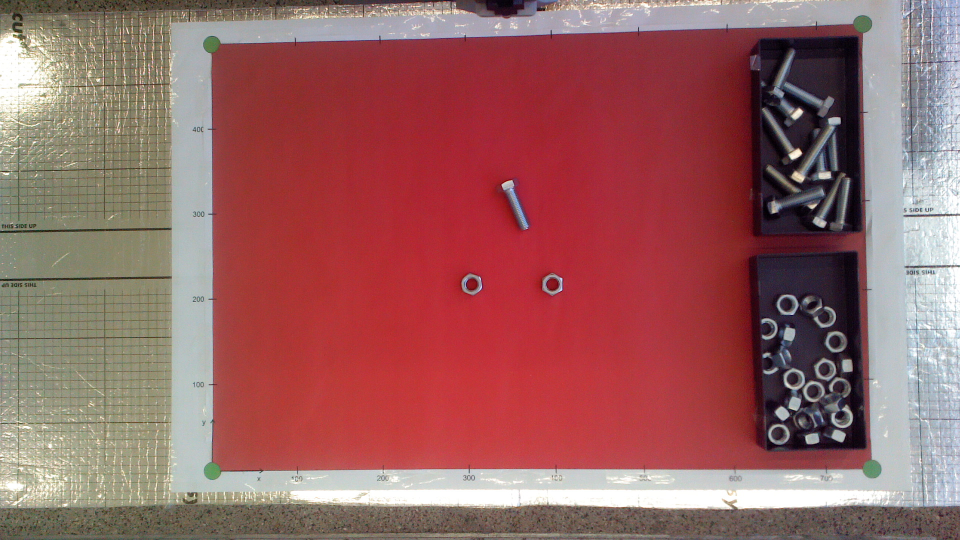
#> input picture Kamerabilder/Testbild_3.png, 1920 x 1080 px (shown at 1/2 size); its folder holds only this picture in this run
$ python -i Bildverarbeitung.py   (imports and definitions only)
#> lines starting #> are read from the running program, lines starting #| are printed output that depends on the picture; after the words box and inside, x2 and y2 are one past the last pixel; in counts of white or black regions, pixels touching at a corner belong together
### trackbar.py
from __future__ import print_function
import cv2 as cv
import argparse
import numpy as np
import shelve
from os.path import exists

max_value = 255
max_value_H = 360//2
window_capture_name = 'Video Capture'
window_detection_name = 'Object Detection'
low_H_name = 'Low H'
low_S_name = 'Low S'
low_V_name = 'Low V'
high_H_name = 'High H'
high_S_name = 'High S'
high_V_name = 'High V'

# Grep from Storage
if exists("mask_storage"):
    storage = shelve.open("mask_storage")
    low_H = storage['low_H']
    low_S = storage['low_S']
    low_V = storage['low_V']
    high_H = storage['high_H']
    high_S = storage['high_S']
    high_V = storage['high_V']
    storage.close()
else:
    low_H = 0
    low_S = 0
    low_V = 10
    high_H = 175
    high_S = 100
    high_V = 255

if exists("mask_storage_homo"):
    storage_homo = shelve.open("mask_storage_homo")
    low_H_homo = storage_homo['low_H_homo']
    low_S_homo = storage_homo['low_S_homo']
    low_V_homo = storage_homo['low_V_homo']
    high_H_homo = storage_homo['high_H_homo']
    high_S_homo = storage_homo['high_S_homo']
    high_V_homo = storage_homo['high_V_homo']
    storage_homo.close()
else:
    low_H_homo = 40
    low_S_homo = 60
    low_V_homo = 60
    high_H_homo = 86
    high_S_homo = 230
    high_V_homo = 230

# [128 lines left out: functions on_low_H_thresh_trackbar, on_high_H_thresh_trackbar, on_low_S_thresh_trackbar, on_high_S_thresh_trackbar, on_low_V_thresh_trackbar, on_high_V_thresh_trackbar and 7 more, not called in this run]

def live_seperation(img : list):
    cv.namedWindow(window_capture_name)
    cv.namedWindow(window_detection_name)
    cv.createTrackbar(low_H_name, window_detection_name , low_H, max_value_H, on_low_H_thresh_trackbar)
    cv.createTrackbar(high_H_name, window_detection_name , high_H, max_value_H, on_high_H_thresh_trackbar)
    cv.createTrackbar(low_S_name, window_detection_name , low_S, max_value, on_low_S_thresh_trackbar)
    cv.createTrackbar(high_S_name, window_detection_name , high_S, max_value, on_high_S_thresh_trackbar)
    cv.createTrackbar(low_V_name, window_detection_name , low_V, max_value, on_low_V_thresh_trackbar)
    cv.createTrackbar(high_V_name, window_detection_name , high_V, max_value, on_high_V_thresh_trackbar)

    while True:
        if img is None:
            break
        frame_HSV = cv.cvtColor(img, cv.COLOR_BGR2HSV)
        frame_threshold = cv.inRange(frame_HSV, (low_H, low_S, low_V), (high_H, high_S, high_V))

        cv.imshow(window_capture_name, img)
        cv.imshow(window_detection_name, frame_threshold)

        key = cv.waitKey(30)
        if key == ord('q') or key == 27:
            break

    cv.destroyAllWindows()
    storage = shelve.open("mask_storage")
    storage['low_H'] = low_H
    storage['low_S'] = low_S
    storage['low_V'] = low_V
    storage['high_H'] = high_H
    storage['high_S'] = high_S
    storage['high_V'] = high_V
    storage.close()

    lower = np.array([low_H, low_S, low_V])
    higher = np.array([high_H, high_S, high_V])

    return lower, higher

### Bildverarbeitung.py
import matplotlib as plt
import numpy as np
from math import pi
from email.headerregistry import AddressHeader
from trackbar import live_seperation, live_seperation_homo

# Open CV
import cv2
from math import atan2, cos, sin, sqrt, pi

TARGET_HOMOGRAPHY_POINTS = 0
TARGET_OBJECTS = 1
TARGET_OBJECTS_HSV = 2
IMAGE_WIDTH = 750
IMAGE_HIGHT = 500
live = True
live_homography = True


def calc_angle(contour):
    """ calc angle through given moment
        Params
        --------
         contour: contour of the object

        Returns
        --------
         angle: angle of the object

    """
    rect = cv2.minAreaRect(contour)
    (x,y),(w,h),angle = rect
    box = cv2.boxPoints(rect)
    box = np.int0(box)

    used_edge = max(w,h)
    x_p = box[0,0] - box[1,0]
    y_p = box[0,1] - box[1,1]
    lenght_p = (x_p**2+y_p**2)**0.5
    if used_edge > lenght_p+2:
        angle = (angle+90)-180

    return -angle

# [18 lines left out: function plot_contour, not called in this run]

def calc_aoi(a,b,c,d):
    """ calculates area of intersection
        Params
        --------
         a,b: corners of the first rectangle
         c,d: corners of the second rectangle
        Returns
        --------
         aoi: area of intersection
    """
    x, y = 0, 1
    width = min(b[x], d[x]) - max(a[x],c[x])
    height = min(b[y],d[y]) - max(a[y],c[y])

    if min(width, height) > 0:
        return width * height
    else:
        return 0


def find_objects(contours,img):
    """ finds object in given contour and detects
        if the obj is standing of lying
        Params
        --------
         contours: contours found in the img
         img: just for debugging
        Returns
        --------
         obj: found objects
         orientation: standing or lying
         contour_buffer: contour corresponding to the obj
    """
    obj = []
    orientation = []
    contour_buffer = []
    boundRect = [None]*len(contours)
    area_min = 100
    valid_area = (621,500)

    # condition lying
    area_lying = (700,4000)
    area_overlapping_threshold = 0.9

    # compare min area to be valid contour
    for i in range(0, len(contours)):
        area = cv2.contourArea(contours[i])
        x,y,w,h = cv2.boundingRect(contours[i])
        if area > area_min and 0< x < valid_area[0] and 0< y < valid_area[1]:
            contour_buffer.append(contours[i])

    contour = contour_buffer
    contour_buffer = []

    # check standing or lying
    for i in range(0,len(contour)):
        (x_min,y_min),(w_min,h_min),angle = cv2.minAreaRect(contour[i])
        x,y,w,h = cv2.boundingRect(contour[i])
        boundRect = cv2.boundingRect(contour[i])
        x2,y2,w2,h2 = cv2.boundingRect(contour[i-1])
        area = h * w
        a = [x,y]
        b = [x+w,y+h]
        c = [x2,y2]
        d = [x2+w2,y2+h2]
        aoi = calc_aoi(a,b,c,d)
        if area_lying[0] < area < area_lying[1] and not 0.4 < w_min/h_min < 2:
            obj.append(np.array([x+int(w/2),y+int(h/2),w,h]))
            orientation.append(2)
            contour_buffer.append(contour[i])
        elif aoi / area > area_overlapping_threshold:

            if w*h <= w2*h2:
                obj.append(np.array([x+int(w/2),y+int(h/2),w,h]))
                contour_buffer.append(contour[i])
                orientation.pop(-1)
                obj.pop(-1)
                contour_buffer.pop(-1)
            else:
                pass
            # TODO: Scenario abdecken, wenn inner Mutterfläche
            # vor äußeren auftritt (scheint nie vorzukommen)

            orientation.append(2)
        else:
            obj.append(np.array([x+int(w/2),y+int(h/2),w,h]))
            contour_buffer.append(contour[i])
            orientation.append(1)

    # calculate angle
    angle = [None]*len(contour_buffer)
    for i in range(len(contour_buffer)):
        angle[i] = calc_angle(contour_buffer[i])
    angle = np.asarray(angle)

    return obj, orientation, contour_buffer, angle


def crop_image(img, obj_array : list):
    """ Cut the given img around the given objectsize and the center of mass with some overhang
        Params
        --------
         img: picture as BGR
         obj: array with the object size [x,y,w,h]

        Returns
        --------
        image: the cut img with some overhang d

    """
    image_array = []
    for obj in obj_array:
        d = 5                        # image overhang
        x = int(obj[0])-int(obj[2]/2)
        y = int(obj[1])-int(obj[3]/2)
        w = int(obj[2])
        h = int(obj[3])

        image = img[(y-d):(y+h+d), (x-d):(x+w+d)]
        image_array.append(image)
    return image_array

def create_mask(img, target):
    """ creats a opencv mask of a img depending on the given target
        Params
        --------
         img: picture as BGR
         target: defined target for mask

        Returns
        --------
         mask

    """
    if target == TARGET_HOMOGRAPHY_POINTS:
        if live_homography:
            lower, upper = live_seperation_homo(img)
        else:
            lower = np.array([40,60,60])
            upper = np.array([86,230,230])

        hsv = cv2.cvtColor(img, cv2.COLOR_BGR2HSV)
        return cv2.inRange(hsv, lower, upper)

    elif target == TARGET_OBJECTS:
        kernel_erode = np.ones((2,2),np.uint8)

        # pick space in rbg color space
        lower = np.array([0,85,95])
        upper = np.array([255,255,255])
        rgb = cv2.cvtColor(img.copy(), cv2.COLOR_BGR2RGB)
        mask_obj = cv2.inRange(rgb, lower, upper)
        # erosion
        mask_obj = cv2.erode(mask_obj,kernel_erode,iterations=1)

    elif target == TARGET_OBJECTS_HSV:
        if live:
            lower, upper = live_seperation(img)
        else:
            lower = np.array([0,0,10])
            upper = np.array([175,100,255])

        # HSV-Second-Iteration
        hsv = cv2.cvtColor(img.copy(), cv2.COLOR_BGR2HSV)
        mask_obj = cv2.inRange(hsv,lower,upper)

    # remove borders overlapping
    mask = np.zeros(mask_obj.shape,np.uint8)
    mask[7:-7,7:-125] = mask_obj[7:-7,7:-125]
    mask_first = mask.copy()

    return mask

# [73 lines left out: functions calc_moments, calc_mass_center, sort_mass_center_points, homography, not called in this run]


def object_detection(img):
    """ detects object in given img
        and return object information and mini picture
        of object
        Params
        --------
         img: image including the objects

        Returns
        --------
         image_array: mini pictures of found objects
         x,y: coordinates of found object
         orientation: standing or lying

    """
    mask = create_mask(img,target=TARGET_OBJECTS_HSV)
    contours, hierarchy = cv2.findContours(mask,cv2.RETR_TREE, cv2.CHAIN_APPROX_NONE)

    # contour filter
    contour_points = np.array([], dtype=int)
    obj = []
    obj, orientation, contours, angle = find_objects(contours,img)
    contour_points = range(0,len(contours))

    # Get mini Pictures of each obj
    mp = crop_image(img,obj)

    # change color BGR to RGB
    img_array = [None]*len(mp)
    for i in range(0,len(mp)):
            img_array[i] = cv2.cvtColor(mp[i],cv2.COLOR_BGR2RGB)

    # Make List of Array to 2D Array
    obj = np.vstack(obj)
    return img_array, obj[:,0], obj[:,1], angle, orientation

>>> import cv2
>>> picture = cv2.imread('Kamerabilder/Testbild_3.png')
#> picture is the input picture: shape (1080, 1920, 3); mean B, G, R 97.8, 98.2, 152.9
>>> result = object_detection(picture)
#> in live_seperation, `frame_HSV = cv.cvtColor(img, cv.COLOR_BGR2HSV)`: frame_HSV: shape (1080, 1920, 3); mean H, S, V 95.7, 109.1, 156.2
#> in live_seperation, `frame_threshold = cv.inRange(frame_HSV, (low_H, low_S, low_V), (high_H..`:
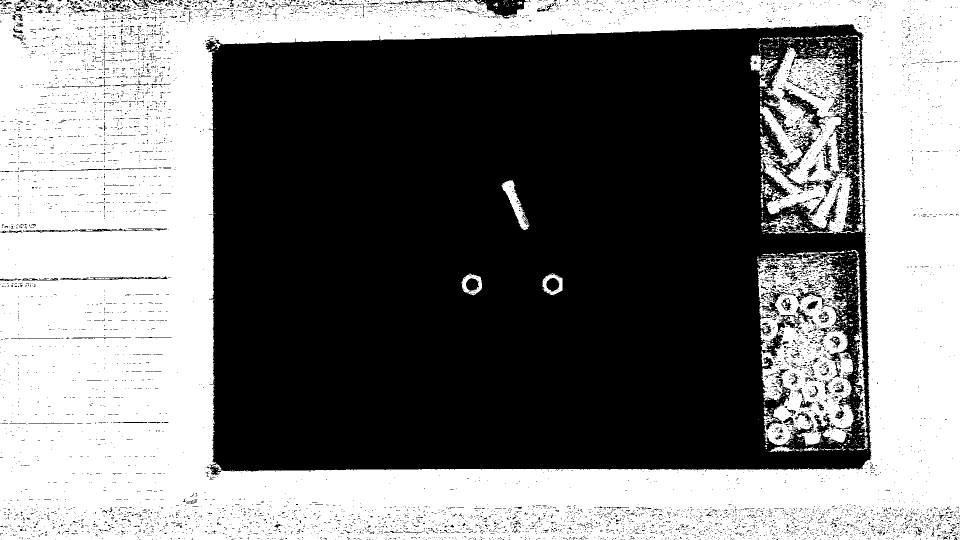
#> frame_threshold: shape (1080, 1920) (shown at 1/2 size); 48.5% white; 1359 white regions (1254 under 20 px), largest, box (x1, y1, x2, y2) and area: (0, 0, 1920, 1080) 909608, (1514, 504, 1707, 892) 43923, (1520, 95, 1710, 468) 34996
#> (key q is pressed here)
#> in create_mask, `lower, upper = live_seperation(img)`: lower = [0, 0, 10]; upper = [175, 100, 255]
#> in create_mask, `mask[7:-7,7:-125] = mask_obj[7:-7,7:-125]`:
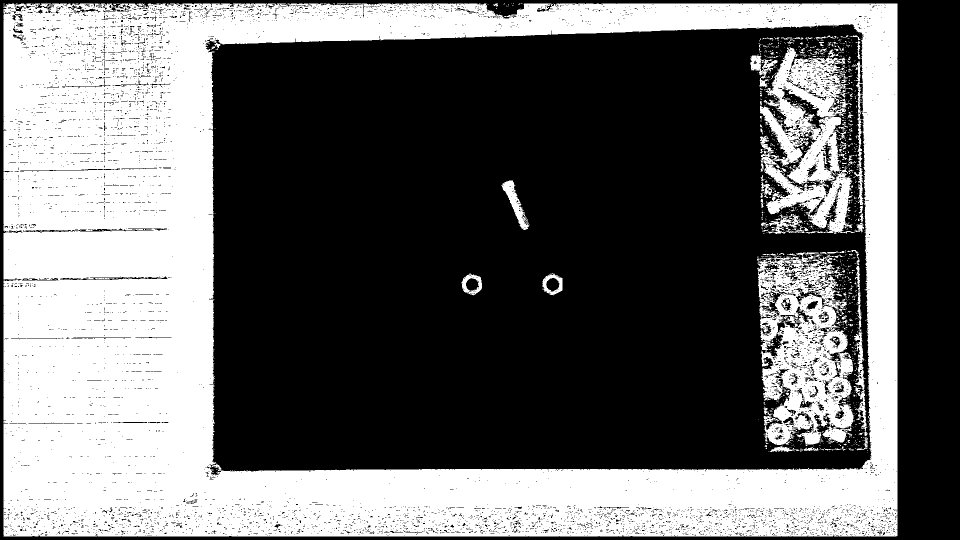
#> mask: shape (1080, 1920) (shown at 1/2 size); 40.6% white; 1351 white regions (1248 under 20 px)
#> in object_detection, `contours, hierarchy = cv2.findContours(mask,cv2.RETR_TREE, cv2.CHAIN_A..`: contours = 9680 contours, 9146 with area under 20; largest, box (x1, y1, x2, y2) and area: (7, 7, 1795, 1073) 1900087, (410, 47, 1744, 952) 1135888, (1514, 504, 1707, 892) 53017, (1520, 95, 1710, 468) 41749, (1544, 262, 1685, 390) 3320
#> in find_objects, `boundRect = [None]*len(contours)`: boundRect = 9680 items
#> the loop in find_objects, `for i in range(0, len(contours)):` made 9680 passes
#> (area, x, y, w, h) on passes 22, 27, 33: (21.5, 986, 7, 10, 6), (30.5, 273, 7, 19, 5), (1900087, 7, 7, 1788, 1066)
#> after the loop in find_objects, `for i in range(0, len(contours)):`: contour_buffer = 17 contours; largest, box (x1, y1, x2, y2) and area: (7, 7, 1795, 1073) 1900087, (410, 47, 1744, 952) 1135888, (140, 456, 308, 464) 657, (45, 459, 143, 466) 406, (39, 338, 170, 344) 286
#> in find_objects, `contour = contour_buffer`: contour has the same summary as contour_buffer
#> the loop in find_objects, `for i in range(0,len(contour)):` made 17 passes
#> (x_min, y_min, w_min, h_min, angle, w, h, boundRect) on passes 1 to 11: (900.5, 539.5, 1065, 1787, -90, 1788, 1066, (7, 7, 1788, 1066)), (30.5, 463, 6, 29, -90, 30, 7, (16, 460, 30, 7)), (93.5, 462, 6, 97, -90, 98, 7, (45, 459, 98, 7)), (223.5, 459.6, 167, 6.65, -1.12, 168, 8, (140, 456, 168, 8)), (104, 340.7, 130, 3.61, -1.01, 131, 6, (39, 338, 131, 6)), (198.5, 338.5, 59.03, 3.98, -1.12, 60, 5, (169, 337, 60, 5)), (278, 337, 72, 3.57, -1.22, 73, 5, (242, 335, 73, 5)), (320, 168.5, 5, 42, -90, 43, 6, (299, 166, 43, 6)), (269.1, 169.3, 55.91, 6.67, -4.4, 57, 9, (241, 164, 57, 9)), (175.3, 170.9, 90.09, 16.77, -9.46, 92, 21, (130, 157, 92, 21)), (35.66, 74.76, 10.3, 23.32, -77.47, 24, 14, (25, 68, 24, 14))
#> (x_min, y_min, w_min, h_min, angle) on pass 16: (38.5, 17, 12, 19, -90)
#> the loop in find_objects, `for i in range(len(contour_buffer)):` made 16 passes
#> the loop in crop_image, `for obj in obj_array:` made 16 passes
#> obj on passes 1 to 12: [901, 540, 1788, 1066], [94, 462, 98, 7], [224, 460, 168, 8], [104, 341, 131, 6], [199, 339, 60, 5], [278, 337, 73, 5], [320, 169, 43, 6], [269, 168, 57, 9], [176, 167, 92, 21], [37, 75, 24, 14], [36, 62, 22, 12], [1077, 499, 1334, 905]
#> pass 1, in crop_image, `image = img[(y-d):(y+h+d), (x-d):(x+w+d)]`:
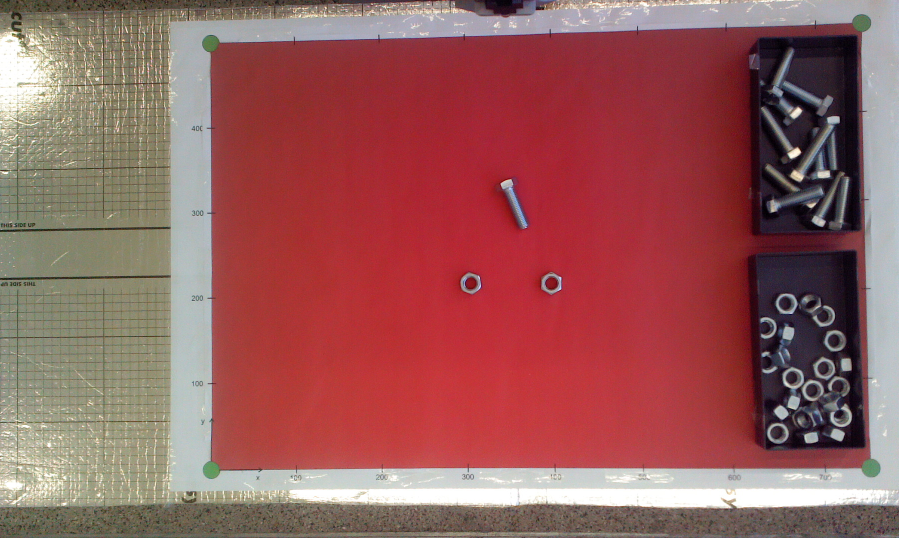
#> image: shape (1076, 1798, 3) (shown at 1/2 size); mean B, G, R 91.5, 92.4, 151.5
#> the loop in object_detection, `for i in range(0,len(mp)):` made 16 passes
